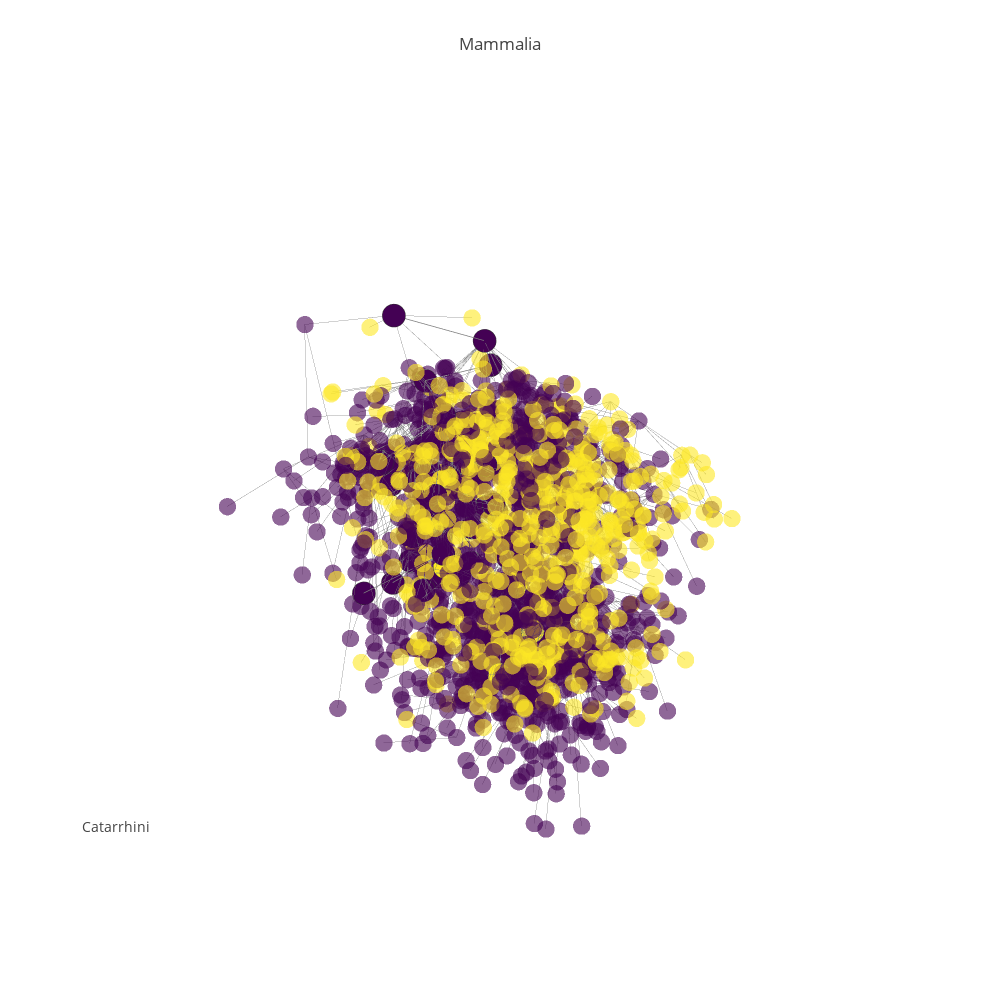

Here is the notebook cell this chart was saved with:
### Code cell
#pgp.plot_data
pgp.render_plot()
#pgp.render_plot(publish=True, filename="primates2")

### Figure 1 — Plotly figure (JSON) as saved in the notebook; plotly's stock layout.template omitted (floating-point values rounded to 4 significant figures; data arrays with more than 128 entries replaced by an {"elided": "..."} marker saying what was removed)
{"data": [{"hoverinfo": "none", "line": {"color": "rgb(125,125,125)", "width": 1}, "mode": "lines", "opacity": 0.7, "type": "scatter3d", "uid": "4dd63440-bf3b-11e8-8899-f45c89a09993", "x": {"elided": "5064 float values"}, "y": {"elided": "5064 float values"}, "z": {"elided": "5064 float values"}}, {"hoverinfo": "none", "line": {"color": "rgb(125,125,125)", "width": 1.5}, "mode": "lines", "opacity": 1, "type": "scatter3d", "uid": "4dd7e948-bf3b-11e8-a378-f45c89a09993", "x": {"elided": "162 float values"}, "y": {"elided": "162 float values"}, "z": {"elided": "162 float values"}}, {"hoverinfo": "skip", "marker": {"color": {"elided": "1688 int values"}, "colorscale": "Viridis", "opacity": 0.6, "size": 6, "symbol": "circle"}, "mode": "markers", "name": "actors", "type": "scatter3d", "uid": "4dd7ed24-bf3b-11e8-a96c-f45c89a09993", "x": {"elided": "1688 float values"}, "y": {"elided": "1688 float values"}, "z": {"elided": "1688 float values"}}, {"hoverinfo": "text", "marker": {"color": [0, 0, 0, 0, 0, 0, 0, 0, 0, 0, 0, 0, 0, 0, 0, 0, 0, 0, 0, 0, 0, 0, 0, 0, 0, 0, 0, 2, 2, 0, 0, 2, 2, 2, 2, 0, 0, 0, 0, 0, 0, 0, 0, 0, 0, 0, 0, 0, 0, 0, 0, 0, 0, 0], "colorscale": "Viridis", "line": {"color": "rgb(50,50,50)", "width": 0.5}, "size": 8, "symbol": "circle"}, "mode": "markers", "name": "actors", "text": ["Mammalia (225.0 MYA)", "Eutheria (161.0 MYA)", "Primates (55.0 MYA)", "Catarrhini (45.0 MYA)", "Cercopithecidae (35.0 MYA)", "Macaca (17.5 MYA)", "Cercocebus (17.5 MYA)", "Mandrillus (17.5 MYA)", "Papio (2.0 MYA)", "Theropithecus (17.5 MYA)", "Cercopithecus (17.5 MYA)", "Erythrocebus (17.5 MYA)", "Miopithecus (17.5 MYA)", "Allenopithecus (17.5 MYA)", "Collobus (17.5 MYA)", "Procolobus (17.5 MYA)", "Pygathrix (17.5 MYA)", "Simias (17.5 MYA)", "Nasalis (17.5 MYA)", "Presbytis (17.5 MYA)", "Hominidae (17.0 MYA)", "Pongo (8.5 MYA)", "Pongo abelii (4.25 MYA)", "Pongo pygmaeus (4.25 MYA)", "Pan (11.5 MYA)", "Pan paniscus (1.5 MYA)", "Pan troglodytes (6.0 MYA)", "Ardipithecus (5.6 MYA)", "Australopithecus (4.5 MYA)", "Homo (2.1 MYA)", "Homo sapiens (0.35 MYA)", "Homo erectus (1.9 MYA)", "Homo ergaster (1.9 MYA)", "Homo rudolfensis (1.05 MYA)", "Homo habilis (1.05 MYA)", "Gorilla (8.5 MYA)", "Gorilla beringei (4.25 MYA)", "Gorilla gorilla (4.25 MYA)", "Hylobatidae (8.0 MYA)", "Hylobates (4.0 MYA)", "Hylobates agilis (4.0 MYA)", "Hylobates lar (4.0 MYA)", "Hylobates muelleri (4.0 MYA)", "Hylobates moloch (4.0 MYA)", "Hylobates pileatus (4.0 MYA)", "Hylobates klossii (4.0 MYA)", "Bunopithecus hoolock (4.0 MYA)", "Symphalangus syndactylus (4.0 MYA)", "Nomascus (4.0 MYA)", "Nomascus gabriellae (4.0 MYA)", "Nomascus hainanus (4.0 MYA)", "Nomascus leucogenys (4.0 MYA)", "Nomascus siki (4.0 MYA)", "Nomascus concolor (4.0 MYA)"], "type": "scatter3d", "uid": "4dd7f0d2-bf3b-11e8-b7c8-f45c89a09993", "x": [-3.531, -4.349, -5.166, -4.568, -4.318, -5.034, -4.086, -3.379, -3.906, -3.59, -4.586, -3.952, -3.9, -4.287, -3.57, -5.098, -3.525, -3.459, -3.679, -4.335, -3.692, -3.988, -4.657, -3.245, -4.36, -4.374, -4.832, -3.611, -4.316, -4.427, -5.017, -4.639, -4.091, -3.464, -4.729, -3.37, -2.485, -2.915, -4.384, -4.099, -4.835, -4.582, -3.551, -4.487, -4.725, -4.742, -3.962, -3.728, -4.127, -5.163, -4.454, -4.674, -3.88, -4.941], "y": [0.6936, 1.431, 0.6996, -0.001079, 0.6576, -0.1364, 0.9904, -0.1646, 0.9188, 1.249, 1.179, 0.7278, 0.5913, 0.8414, 0.1771, 0.1623, 0.117, 0.4701, 0.13, 0.1818, 0.798, 0.643, -0.2976, 1.308, 1.566, 2.356, 0.9197, 1.351, 0.5056, 1.768, 0.8069, 1.752, 2.597, 2.575, 2.659, 1.611, 0.9649, 1.058, 0.9795, 1.372, 1.569, 1.64, 0.6697, 1.953, 0.7285, 1.368, 0.262, 1.523, 0.6989, 0.8111, 0.1173, 1.539, 0.2372, 1.603], "z": [5.368, 5.005, 4.114, 3.832, 3.633, 2.893, 2.869, 2.968, 1.189, 2.953, 2.956, 2.936, 2.954, 2.903, 3.015, 3.011, 2.958, 2.82, 2.917, 2.924, 2.968, 2.153, 1.629, 1.561, 2.59, 0.967, 1.988, 1.787, 1.71, 1.101, 0.328, 1.127, 1.082, 0.6669, 0.695, 2.293, 1.751, 1.736, 2.25, 1.603, 1.682, 1.573, 1.55, 1.547, 1.567, 1.663, 1.559, 1.683, 1.704, 1.682, 1.643, 1.645, 1.624, 1.636]}], "layout": {"annotations": [{"font": {"size": 14}, "showarrow": false, "text": "Catarrhini", "x": 0, "xanchor": "left", "xref": "paper", "y": 0.1, "yanchor": "bottom", "yref": "paper"}], "height": 1000, "hovermode": "closest", "margin": {"t": 100}, "scene": {"xaxis": {"showbackground": false, "showgrid": false, "showline": false, "showticklabels": false, "title": "", "zeroline": false}, "yaxis": {"showbackground": false, "showgrid": false, "showline": false, "showticklabels": false, "title": "", "zeroline": false}, "zaxis": {"showbackground": false, "showgrid": false, "showline": false, "showticklabels": false, "title": "", "zeroline": false}}, "showlegend": false, "title": "Mammalia", "width": 1000}}
